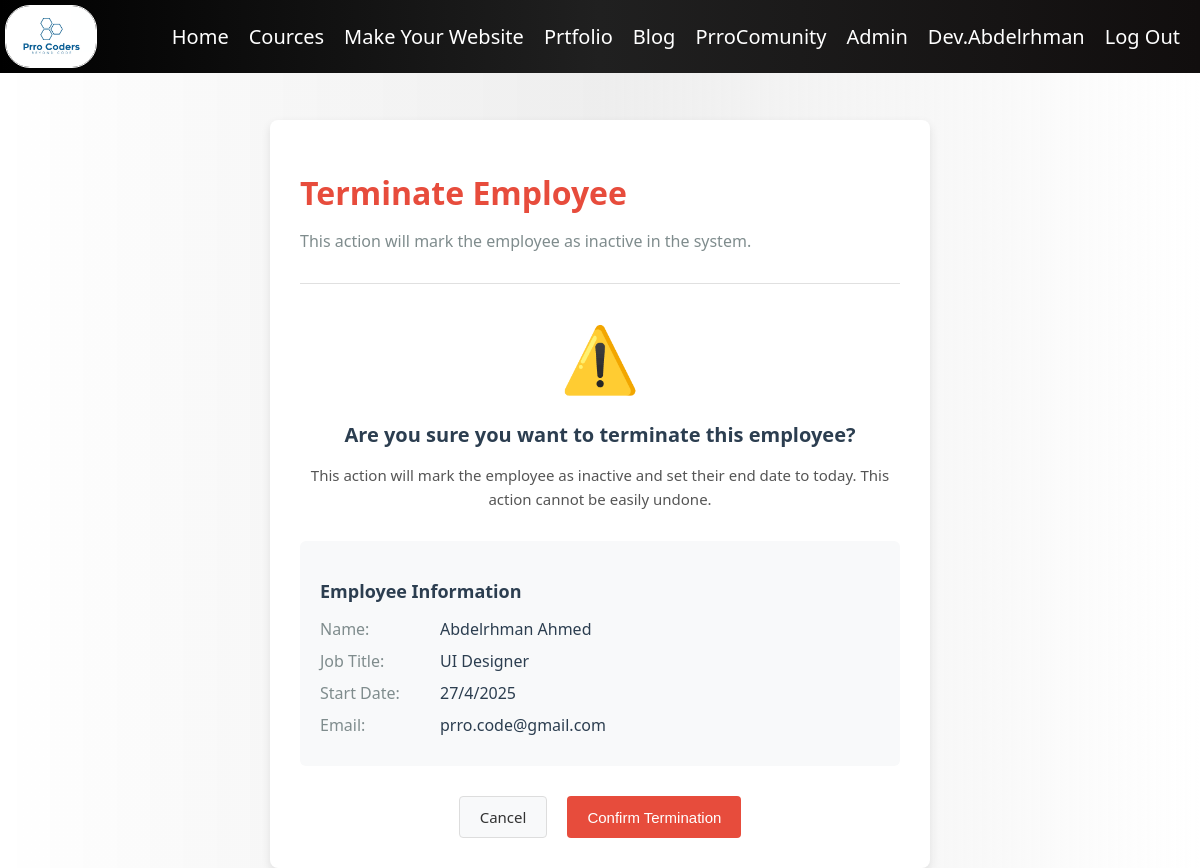
Page /adminPanal/terminateEmployee/21/ (signed in) on the committed database.
### adminPanal/models.py (models this page shows, shortened)
class Employee(models.Model):
    First_name = models.CharField(max_length=255)
    Last_name = models.CharField(max_length=255)
    user_name = models.CharField(max_length=255)
    password = models.CharField(max_length=255)
    salary = models.CharField(max_length=30)
    about = models.CharField(max_length=99999)
    email = models.CharField(max_length=600)#
    number = models.CharField(max_length=30)#
    job = models.CharField(max_length=255)
    cv = models.FileField()
    prto = models.CharField(max_length=255)
    Eyear = models.IntegerField()
    Emonth = models.IntegerField()
    Eday = models.IntegerField()
    Syear = models.IntegerField()
    Smonth = models.IntegerField()
    Sday = models.IntegerField()
    active = models.BooleanField(default=True)

### adminPanal/views.py (the view, shortened to what this page needs)
# urls.py: path('terminateEmployee/<int:id>/', views.terminateEmp, name='terminateEmployee'),
def terminateEmp(request, id):
    employee = get_object_or_404(Employee, pk=id)
    userE = User.objects.get(username = employee.user_name)
    userE.is_active = False
    userE.save()
    return render(request, 'adminPanal/terminate_employee.html', {'employee': employee})

### templates/adminPanal/terminate_employee.html (shortened to what this page needs)
{% extends 'layout.html' %}
{% block body %}
{% load static %}
<div class="admin-container">
    {% if user.is_superuser %}
        <div class="admin-header">
            <h1>Terminate Employee</h1>
            <p>This action will mark the employee as inactive in the system.</p>
        </div>
        <div class="warning-icon">⚠️</div>
        <div class="warning-message">
            <h2>Are you sure you want to terminate this employee?</h2>
            <p>This action will mark the employee as inactive and set their end date to today. This action cannot be easily undone.</p>
        </div>
        <div class="employee-info">
            <h3>Employee Information</h3>
            <div class="info-item">
                <div class="info-label">Name:</div>
                <div class="info-value">{{ employee.First_name }} {{ employee.Last_name }}</div>
            </div>
            <div class="info-item">
                <div class="info-label">Job Title:</div>
                <div class="info-value">{{ employee.job }}</div>
            </div>
            <div class="info-item">
                <div class="info-label">Start Date:</div>
                <div class="info-value">{{ employee.Sday }}/{{ employee.Smonth }}/{{ employee.Syear }}</div>
            </div>
            <div class="info-item">
                <div class="info-label">Email:</div>
                <div class="info-value">{{ employee.email }}</div>
            </div>
        </div>
        <form action="{% url 'terminateEmployee' employee.id %}" method="post">
            <div class="action-buttons">
                <a href="{% url 'employee_detail' employee.id %}" class="btn btn-secondary">Cancel</a>
                <button type="submit" class="btn btn-danger">Confirm Termination</button>
            </div>
        </form>
    {% endif %}
</div>
{% endblock %}

### templates/layout.html (shortened to what this page needs)
{% load static %}
<!DOCTYPE html>
<html lang="en">
<head>
    <link rel="stylesheet" href="{% static 'style.css' %}">
</head>
<body>
    <div class="navbar1">
        <img src="{% static 'Prro Coders.jpg' %}" alt="PrroCoders" class="logo" width="100" >
        <ul class="nav1">
            <li class="nav-item1">
                <a class="nav-link1" href="{% url 'Home:index' %}">Home</a>
            </li>
            <li class="nav-item1">
                <a class="nav-link1" href="{% url 'Cource' %}">Cources</a>
            </li>
            <li class="nav-item1">
                <a class="nav-link1" href="{% url 'WebMaker' %}">Make Your Website</a>
            </li>
            <li class="nav-item1">
                <a class="nav-link1" href="https://prrohost.pythonanywhere.com">Prtfolio</a>
            </li>
            <li class="nav-item1">
                <a class="nav-link1" href="">Blog</a>
            </li>
            <li class="nav-item1">
                <a class="nav-link1" href="">PrroComunity</a>
            </li>
            {% if user.is_authenticated and not user.is_superuser and not user.is_staff %}
            <li class="nav-item1">
                <a href="" class="nav-link1">{{ user.username }}</a>
            </li>
            <li class="nav-item1">
                <a class="nav-link1" href="{% url 'logout' %}">Log Out</a>
            </li>
            {% elif user.is_superuser %}
                <li class="nav-item1">
                    <a href="{% url 'adminPanal' %}" class="nav-link1">Admin</a>
                </li>
                <li class="nav-item1">
                    <a href="" class="nav-link1">{{ user.username }}</a>
                </li>
                <li class="nav-item1">
                    <a class="nav-link1" href="{% url 'logout' %}">Log Out</a>
                </li>
            {% endif %}
        </ul>
    </div>
    <div class="container container-content">
        {% block body %}{% endblock body %}
    </div>
</body>
</html>

### static/style.css (style rules this page uses)
body { background: linear-gradient(90deg, #ffffffaf 0%, #e8e8e8c1 50%, #ffffff 100%); font-family: 'Segoe UI', Tahoma, Geneva, Verdana, sans-serif; }
.navbar1 { font-family: 'Segoe UI', Tahoma, Geneva, Verdana, sans-serif; display: flex; flex-direction: row; justify-content: space-between; background: linear-gradient(90deg, #000000 0%, #202020 50%, #110e0e 100%); margin: 0; position: fixed; width: 100%; top: 0; left: 0; right: 0; z-index: 1000; }
.logo { width: 90px; border: 1px solid white; border-radius: 25px; margin: 5px 5px 5px 5px; }
.nav1 { display: flex; flex-direction: row; margin: 10px; list-style-type: none; align-items: center; }
.nav-item1 { margin: 5px 10px; font-size: 20px; color: white; }
.nav-link1 { text-decoration: none; color: white; transition: 0.1s; }
.container { position: relative; top: 80px; }

### templates/layout.html (style rules this page uses)
body { font-family: 'Segoe UI', Tahoma, Geneva, Verdana, sans-serif; }

### templates/adminPanal/terminate_employee.html (style rules this page uses)
.admin-container { max-width: 600px; margin: 40px auto; padding: 30px; background-color: white; border-radius: 8px; box-shadow: 0 4px 10px rgba(0, 0, 0, 0.1); }
.admin-header { margin-bottom: 30px; padding-bottom: 15px; border-bottom: 1px solid #e0e0e0; }
.admin-header h1 { color: #e74c3c; font-weight: 600; margin-bottom: 5px; }
.admin-header p { color: #7f8c8d; font-size: 16px; }
.warning-icon { font-size: 64px; color: #e74c3c; text-align: center; margin-bottom: 20px; }
.warning-message { text-align: center; margin-bottom: 30px; }
.warning-message h2 { font-size: 20px; color: #2c3e50; margin-bottom: 10px; }
.warning-message p { color: #555; font-size: 15px; line-height: 1.6; }
.employee-info { background-color: #f8f9fa; border-radius: 6px; padding: 20px; margin-bottom: 30px; }
.employee-info h3 { font-size: 18px; margin-bottom: 15px; color: #2c3e50; }
.info-item { display: flex; margin-bottom: 10px; }
.info-label { flex: 0 0 120px; font-weight: 500; color: #7f8c8d; }
.info-value { flex: 1; color: #2c3e50; }
.action-buttons { display: flex; justify-content: center; gap: 20px; margin-top: 20px; }
.btn { padding: 10px 20px; border-radius: 4px; font-size: 15px; font-weight: 500; text-decoration: none; cursor: pointer; transition: all 0.3s; }
.btn-danger { background-color: #e74c3c; color: white; border: none; }
.btn-secondary { background-color: #f8f9fa; color: #333; border: 1px solid #ddd; }

### rows in the picture
Employee: First_name "Abdelrhman", Last_name "Ahmed", job "UI Designer", Sday "27", Smonth "4", Syear "2025", email "prro.code@gmail.com"

### other values in the picture
{{ user.username }} "Dev.Abdelrhman"
